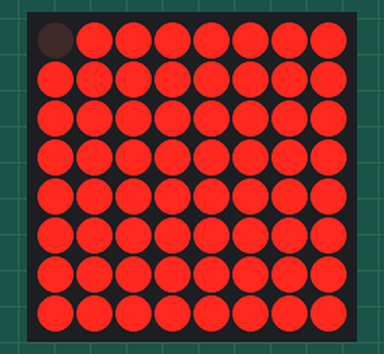
A program run on a simulated ESP32 board running MicroPython. On the bench: 8×8 LED matrix. Which way up the LED matrix modules are mounted is assumed.

Above: at 0.1 s.
At 4.9 s:
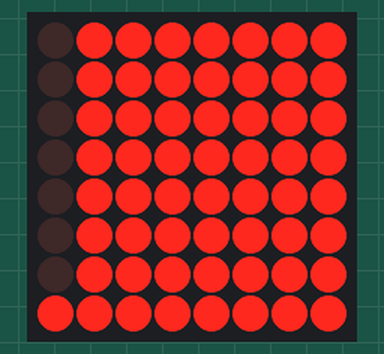
At 9.7 s:
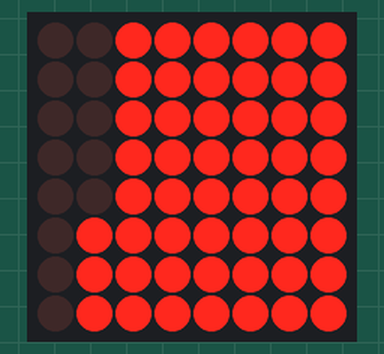
At 19.3 s:
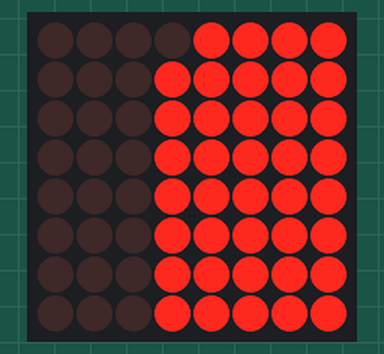
At 28.9 s:
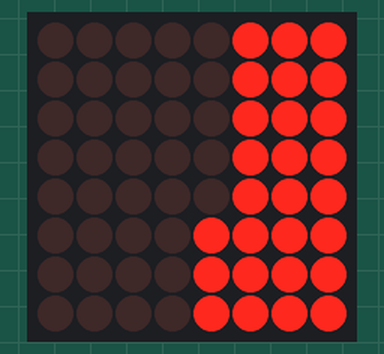
At 38.5 s:
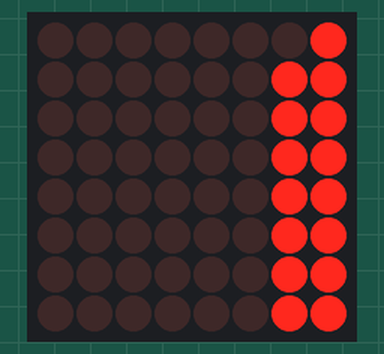

Measured:
- what the display in image 1 shows lasts 0.8 s, from 4.8 s to 5.6 s

The program:

test7segment.py
```python
# test7segment.py - tests for using the two 7-segments driven by Max7219
# 2017-0525 PePo: setting up SPI and class Max7219
#
# Note: I've changed class max7219.Matrix8x8, because a Pin in
# ESP32 micropython does not have a method low(). I used value(T|F).
# That works.
# GitHub documentatie:
#    https://github.com/adafruit/micropython-adafruit-max7219/blob/master/docs/examples.rst
# GitHub code Max7219 (originele code):
#    https://github.com/adafruit/micropython-adafruit-max7219/blob/master/max7219.py

import max7219
from machine import Pin, SPI

#LoLin32: MOSI=23, MISO=19, SCK=18, CC=15 (my selection)
spi = SPI(-1, 10000000, miso=Pin(19), mosi=Pin(23), sck=Pin(18))
display = max7219.Matrix8x8(spi, Pin(15))
# display shows some random stuff, so it reacts on the code

display.fill(True)
display.pixel(4,4,False)
display.show()
# almost all segments are lighted, not sure I understand it.

# all segments turned off:
for x in range(8):
    for y in range(8):
        display.pixel(x, y, False)
        display.show()

# all segments turned on:
for x in range(8):
    for y in range(8):
        display.pixel(x, y, True)
        display.show()

# nice to see the order in which segments are turned off
from time import sleep
for x in range(8):
    for y in range(8):
        display.pixel(x, y, False)
        display.show()
        sleep(0.8)

# In de volgende code gaan de segmenten per 'letter' uit!
# Interesant...
for x in range(8):
    for y in range(8):
        display.pixel(y, x, False) # x verwisselt met y - per 'letter'
        display.show()
        sleep(0.8)

# brightness werkt ook:
display.brightness(1) # lage intensiteit
display.brightness(15) # hoge intensiteit

# leuke functie om segmenten aan of uit te zetten
def segmenten(on=True, wt=0.1):
     for x in range(8):
        for y in range(8):
            display.pixel(y,x,on)
            display.show()
            sleep(wt)

segmenten(True) # segmenten aan met tijdvertraging
segmenten(False, 0) # segmenten uit asap

# Wat weet ik tot nu toe?
# elke 'letter' bestaat uit 8-segmenten (x-variabele).
# Er zijn 8 'letters' (y-variabele). De telling is van rechts naar links
# Met volgende code gaan de 'letters' per stuk aan/uit
def segmenten(on=True, wt=0.1):
    # voor elke 'letter'
    for x in range(8):
        # elke segment in de 'letter'
        for y in range(8):
            display.pixel(y, x, on) # 'letter' y, 'segment' x
            display.show()
        sleep(wt)

#
# TODO: letters en getallen weergeven
# verder kijken o.a. bij Kevin Darrah - https://youtu.be/fBgvyW5t50g
# die de 7-segment matrix met de max7219 uitlegt op basis van Arduino code
# (en SPI): '7 Segment Displays & Arduino the EASY way! with MAX7219 Driver'
# by Kevin Darrah, https://youtu.be/fBgvyW5t50g
# of het 'easy' is weet ik niet ;-)
```
